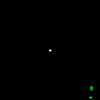
Frame 1 (no input)
Frame 60 (no input): identical to frame 1, image omitted
Frame 120 (the mouse pressed at the canvas centre since frame 60): identical to frame 1, image omitted

The p5.js sketch that drew this single still picture (run headless with seeded random() and noise() and a simulated clock; from frame 60 on, the mouse is pressed at the canvas centre):

// p5.js sketch
// ── sketch.js


function setup() {
  // put setup code here
  createCanvas(100,100)
  frameRate(120)
  textSize(5)
  
}


let gameover = false
let snakeX = 50
let snakeY = 50
let snakeLength = 2
let nofood = true
let snektrail = []

function distance2(x1,x2,y1,y2){
  return Math.sqrt((x1-x2)**2 + (y1-y2)**2)
}

function draw() {
  print(snektrail)
  background(0)
  strokeWeight(1)
  stroke(255)
  square(snakeX,snakeY,1)

  for (let i = 0; i < snektrail.length; i++){
    square(snektrail[i][0],snektrail[i][1],1)
    if (snektrail.length >= 2){
      snektrail[snektrail.length-i-1] = snektrail[snektrail.length-i-2]
    snektrail[0] = [snakeX,snakeY]
    if (distance2(snakeX,snektrail[i][0],snakeY,snektrail[i][1])==0 && i>=2){
      gameover = true
      
    }
    if (gameover){
      text('GameOver',20,50)
      text("Press Spacebar to play again",5,70)

    }
    
  }
    
  }


  if (!gameover){
    if (keyCode === UP_ARROW){
    snakeY -= 1
  }
  else if (keyCode === DOWN_ARROW){
    snakeY += 1
  }
  else if (keyCode === LEFT_ARROW){
    snakeX -= 1
  }
  else if (keyCode === RIGHT_ARROW){
    snakeX += 1
  }
  }
  snakeX = snakeX % 100
  snakeY = snakeY % 100
  if (snakeX == 0){
    snakeX = 100
  }
  if (snakeY == 0){
    snakeY = 100
  }
  
  if (nofood == true){
    
    foodX = 100 * Math.random()
    foodY = 100 * Math.random()
  
    nofood = false
  
  

  }
  stroke(0,255,0)
  square(foodX,foodY,1)
  
  if (distance2(foodX,snakeX,foodY,snakeY) < 2){
    nofood = true
    snakeLength += 1
    snektrail.push([])
  }
  
  text(snakeLength-2,90,90)
  if (keyCode == 32 && gameover){
    gameover = false
    snakeX = 50
    snakeY = 50
    snakeLength = 2
    nofood = true
    snektrail = []
    keyCode = RIGHT_ARROW
  }

}
